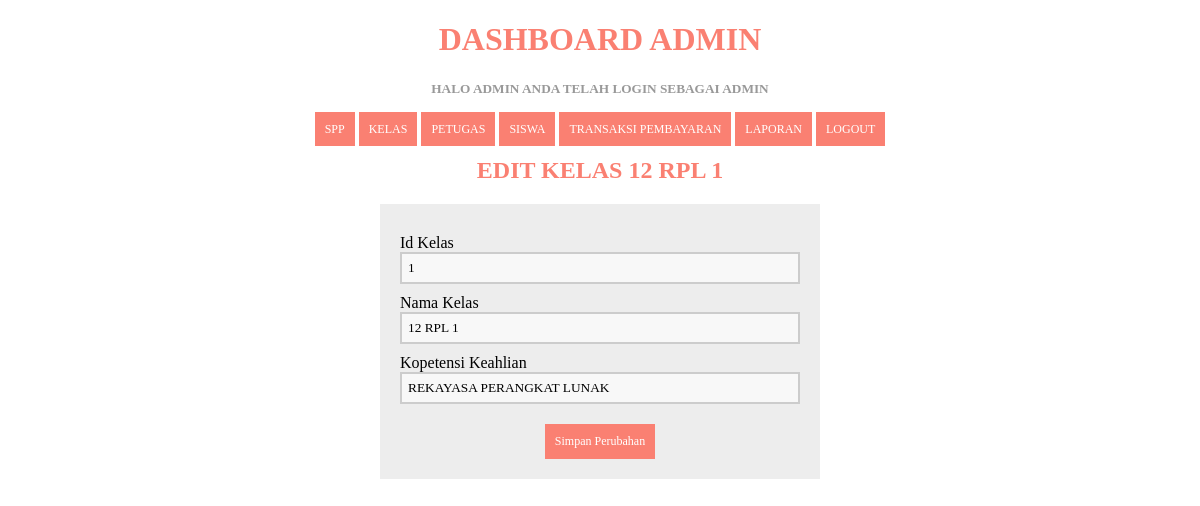
The app's page /edit_kelas.php?id=1 (signed in) with its own data.
### tables this page shows
CREATE TABLE `kelas` (
  `id_kelas` int(11) NOT NULL,
  `nama_kelas` varchar(10) NOT NULL,
  `kompetensi_keahlian` varchar(50) NOT NULL
);

### edit_kelas.php (the view, shortened to what this page needs)
<?php
include 'koneksi.php';
  if (isset($_GET['id'])) {
    $id = ($_GET["id"]);
    $query = "SELECT * FROM kelas WHERE id_kelas='$id'";
    $result = mysqli_query($koneksi, $query);
    $data = mysqli_fetch_assoc($result);
  } else {
    echo "<script>alert('Masukkan data id.');window.location='kelas.php';</script>";
  }
  ?>
<!DOCTYPE html>
<html>
  <head>
  </head>
<body>
  <?php
  include ('header.php');
?>
      <center>
        <h2>Edit Kelas <?php echo $data['nama_kelas']; ?></h2>
      <center>
      <form method="POST" action="proses_editkelas.php" enctype="multipart/form-data" >
      <section class="base">
        <div>
          <label>Id Kelas</label>
          <input type="text" name="id_kelas" value="<?php echo $data['id_kelas']; ?>" required=""/>
        </div>
        <div>
          <label>Nama Kelas</label>
          <input type="text" name="nama_kelas" value="<?php echo $data['nama_kelas']; ?>" required=""/>
        </div>
        <div>
          <label>Kopetensi Keahlian</label>
         <input type="text" name="kompetensi_keahlian" value="<?php echo $data['kompetensi_keahlian']; ?>" required=""/>
        </div>
        <div>
         <button type="submit">Simpan Perubahan</button>
        </div>
        </section>
      </form>
</body>
</html>

### edit_kelas.php (style rules this page uses)
* { font-family: "Trebuchet MS"; }
h2 { text-transform: uppercase; color: salmon; }
button { background-color: salmon; color: #fff; padding: 10px; text-decoration: none; font-size: 12px; border: 0px; margin-top: 20px; }
label { margin-top: 10px; float: left; text-align: left; width: 100%; }
input { padding: 6px; width: 100%; box-sizing: border-box; background: #f8f8f8; border: 2px solid #ccc; outline-color: salmon; }
div { width: 100%; height: auto; }
.base { width: 400px; height: auto; padding: 20px; margin-left: auto; margin-right: auto; background: #ededed; }

### header.php (style rules this page uses)
* { font-family: "Trebuchet MS"; }

### records on screen
kelas: nama_kelas "12 RPL 1", id_kelas "1", kompetensi_keahlian "REKAYASA PERANGKAT LUNAK"

### other values on screen
$_SESSION['username'] "ADMIN"
$_SESSION['level'] "ADMIN"
